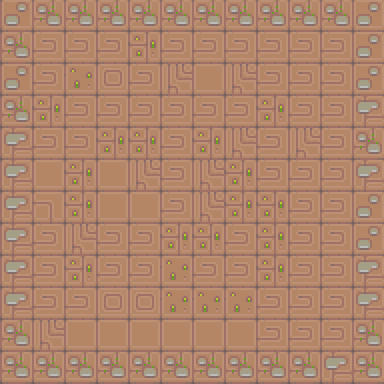

Rendered tile map (Tiled .tmx) drawn with the repository's tilesets; below, a short description and the full map source, tile grids included:
An orthogonal 12x12 tile map with 32x32 px tiles, 1 tile layer (Tile Layer 1).

<map version="1.5" tiledversion="1.7.1" orientation="orthogonal" renderorder="right-down" width="12" height="12" tilewidth="32" tileheight="32" infinite="0" nextlayerid="2" nextobjectid="1">
 <tileset firstgid="1" name="rover_ground" tilewidth="32" tileheight="32" tilecount="25" columns="25">
  <image source="ground_1x1.png" width="800" height="32" />
  <tile id="4">
   <properties>
    <property name="collidable" type="bool" value="true" />
   </properties>
  </tile>
  <tile id="9">
   <properties>
    <property name="collidable" type="bool" value="true" />
   </properties>
  </tile>
  <tile id="12">
   <properties>
    <property name="collidable" type="bool" value="true" />
   </properties>
  </tile>
  <tile id="16">
   <properties>
    <property name="collidable" type="bool" value="true" />
   </properties>
  </tile>
  <tile id="21">
   <properties>
    <property name="collidable" type="bool" value="true" />
   </properties>
  </tile>
  <tile id="24">
   <properties>
    <property name="collidable" type="bool" value="true" />
   </properties>
  </tile>
 </tileset>
 <layer id="1" name="Tile Layer 1" width="12" height="12">
  <data encoding="csv">
5,10,10,10,10,10,10,10,10,10,10,5,
10,3,3,3,7,3,3,3,3,3,3,5,
5,3,4,9,3,6,1,6,3,3,3,5,
10,7,3,3,3,3,3,3,7,3,3,13,
13,3,3,7,7,3,7,6,3,6,3,10,
13,1,7,1,6,3,6,7,3,3,3,13,
13,2,7,1,1,3,6,7,7,3,3,5,
13,3,6,3,3,7,7,3,7,3,3,5,
13,3,7,3,3,4,3,3,7,3,3,13,
13,3,3,9,9,4,4,4,3,3,3,13,
10,6,1,1,1,1,1,1,3,3,3,10,
10,10,10,10,10,10,10,10,10,10,13,10
</data>
 </layer>
</map>
